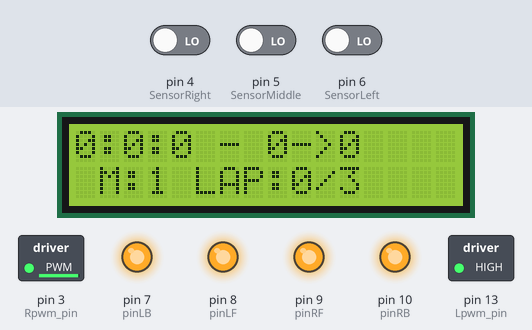
Bench run of a sketch on a simulated Arduino Uno, built with avr-gcc and run on an emulated ATmega328P. On the bench: 16×2 character LCD, switched loads named in the sketch (green lamp = pin HIGH), output pins drawn as LEDs (lit = HIGH). Inputs (shaded band) come from the test bench; at power-on: pin 4 (SensorRight) LOW, pin 5 (SensorMiddle) LOW, pin 6 (SensorLeft) LOW. What the sketch prints to the serial monitor is not drawn.

Above: at 1.2 s.
1.3 s: pin 4 (SensorRight) driven HIGH
At 2.1 s:
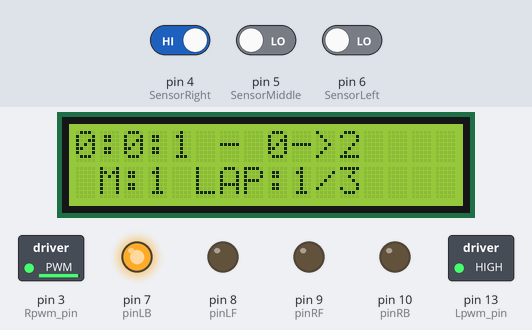
2.8 s: pin 5 (SensorMiddle) driven HIGH
At 3.2 s:
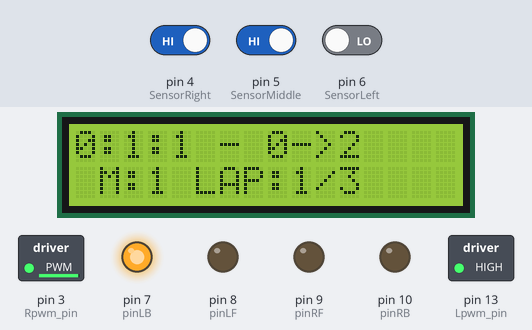
4.3 s: pin 6 (SensorLeft) driven HIGH
At 5.5 s:
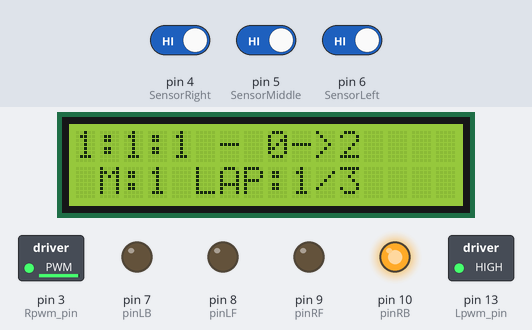
5.8 s: pin 4 (SensorRight) driven LOW
At 7.0 s:
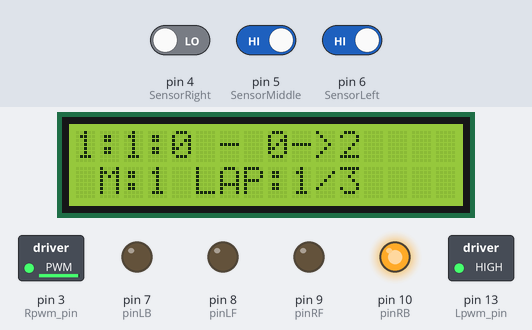
7.3 s: pin 5 (SensorMiddle) driven LOW
At 8.5 s:
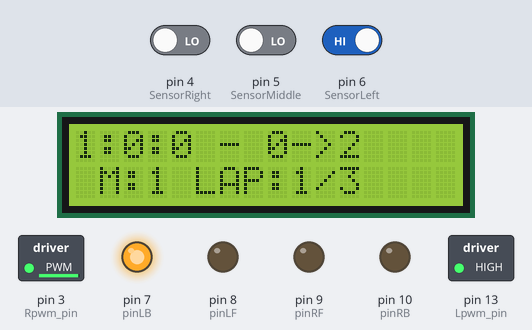
8.8 s: pin 6 (SensorLeft) driven LOW
At 9.5 s:
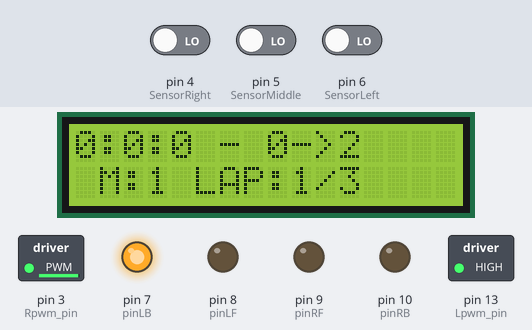
Timing chart, 0 to 11.3 s (numbered marks = the images above; inputs shaded):
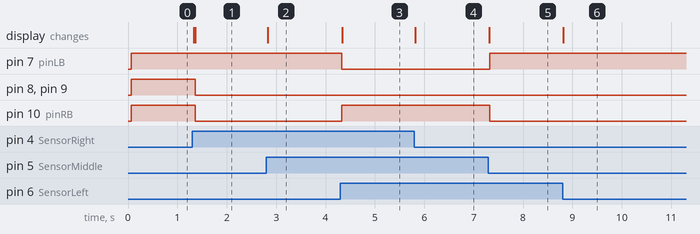

The sketch:

robot_left_rotate_90.ino
```cpp
#include <LiquidCrystal_I2C.h>
#include <Wire.h>

LiquidCrystal_I2C lcd(0x27,16,2);


#define SensorLeft    6    //input pin of left sensor
#define SensorMiddle  5    //input pin of middle sensor
#define SensorRight   4    //input pin of right sensor
#define Lpwm_pin      13   //pin of controlling speed---- ENA of motor driver board
#define Rpwm_pin      3    //pin of controlling speed---- ENA of motor driver board

int pinLB = 7;            //pin of controlling diversion----IN1 of motor driver board
int pinLF = 8;            //pin of controlling diversion----IN2 of motor driver board
int pinRB = 10;           //pin of controlling diversion----IN3 of motor driver board
int pinRF = 9;            //pin of controlling diversion----IN4 of motor driver board

unsigned char Lpwm_val = 130;   //the speed of left wheel at 180 in initialization
unsigned char Rpwm_val = 250;   //the speed of right wheel at 180 in initialization
int Car_state = 0;

unsigned char SL;
unsigned char SM;
unsigned char SR;

unsigned char old_left,old_middle,old_right;

char* raw = "L3-L2-L1-L1";
int MISSION[4] = {3,2,1,1};
int elasped_sensor = 0;
int elasped_lineout = 0;
int elasped_turn = 0;
int elasped_back = 0;

const int DELAY = 20;
const int DELAY_OUT_LINE = 80;
const int DELAY_ROTATE = 20;
const int DELAY_BACK = 40;
const int DELAY_TURN_LEFT = 950;

//const int DELAY = 0;
//const int DELAY_OUT_LINE = 25;
//const int DELAY_ROTATE = 8;
//const int DELAY_BACK = 10;
//const int DELAY_TURN_LEFT = 300;

byte IDIE = 0;
byte BACK = 1;
byte FORWARD = 2;
byte LEFT = 3;
byte RIGHT = 4;

byte SENSOR_STATE = IDIE;
byte SENSOR_LAST = IDIE;

int COUNT_SENSOR = 0;
int LOOP_STEP = 0;
bool tag_sensor = false;


long rotate_begin = 0;
void Sensor_Scan(void)
{
  SL = digitalRead(SensorLeft);
  SM = digitalRead(SensorMiddle);
  SR = digitalRead(SensorRight);

  lcd.setCursor(0,0);
  lcd.print((String)SL+":"+SM+":"+SR+" - "+SENSOR_LAST+"->"+SENSOR_STATE);
}


void setup()
{
  Serial.begin(9600);
  LCD1602_init();
  Sensor_IO_Config();
  M_Control_IO_config();        //motor controlling the initialization of IO
  Set_Speed(Lpwm_val,Rpwm_val); //setting initialization of speed
  stopp();
}

void LCD1602_init(void)
{
  lcd.init();
  lcd.backlight();
  lcd.clear();
}
void Sensor_IO_Config()
{
  pinMode(SensorLeft,INPUT);
  pinMode(SensorMiddle,INPUT);
  pinMode(SensorRight,INPUT);
}

void M_Control_IO_config(void)//initialized function of IO of motor driver
{
  pinMode(pinLB,OUTPUT); // pin 2--IN1 of motor driver board
  pinMode(pinLF,OUTPUT); // pin 4--IN2 of motor driver board
  pinMode(pinRB,OUTPUT); // pin 7--IN3 of motor driver board
  pinMode(pinRF,OUTPUT); // pin 8--IN4 of motor driver board
  pinMode(Lpwm_pin,OUTPUT); // pin 5  (PWM) --ENA of motor driver board
  pinMode(Rpwm_pin,OUTPUT); // pin 10 (PWM) --ENB of motor driver board
}

void Set_Speed(unsigned char Left,unsigned char Right)//setting function of speed
{
  analogWrite(Lpwm_pin,Left);
  analogWrite(Rpwm_pin,Right);
}
void advance()     // going forwards
{
   digitalWrite(pinRB,HIGH);  // making motor move towards right rear
   digitalWrite(pinRF,LOW);
   digitalWrite(pinLB,HIGH);  //  making motor move towards left rear
   digitalWrite(pinLF,LOW);
   Car_state = 1;
//   show_state();
}
void turnR()        //turning on the right(dual wheels)
    {
     digitalWrite(pinRB,HIGH);  //making motor move towards right rear
     digitalWrite(pinRF,LOW);
     digitalWrite(pinLB,LOW);
     digitalWrite(pinLF,HIGH);  //making motor move towards left front
     Car_state = 4;
//     show_state();
    }
void turnL()        //turning on the left(dual wheels)
    {
     digitalWrite(pinRB,LOW);
     digitalWrite(pinRF,HIGH);   //making motor move towards right front
     digitalWrite(pinLB,HIGH);   //making motor move towards left rear
     digitalWrite(pinLF,LOW);
     Car_state = 3;
//     show_state();
    }
void stopp()         //stop
    {
     digitalWrite(pinRB,HIGH);
     digitalWrite(pinRF,HIGH);
     digitalWrite(pinLB,HIGH);
     digitalWrite(pinLF,HIGH);
//     Car_state = 5;
//     show_state();
    }
void back()          //back
    {
     digitalWrite(pinRB,LOW);  //making motor move towards right rear
     digitalWrite(pinRF,HIGH);
     digitalWrite(pinLB,LOW);  //making motor move towards left rear
     digitalWrite(pinLF,HIGH);
     Car_state = 2;
//     show_state() ;
    }
void show_state(void)  //showing current state of the car
{
  lcd.setCursor(0, 1); //showing from second row
   switch(Car_state)
   {
     case 1:lcd.print(" Go  ");
     break;
     case 2:lcd.print("Back ");
     break;
     case 3:lcd.print("Left ");
     break;
     case 4:lcd.print("Right");
     break;
     case 5:lcd.print("Stop ");
     break;
     default:
     break;
   }
}
void leftside() {
  digitalWrite(pinRB,HIGH);
  digitalWrite(pinRF,LOW);
  digitalWrite(pinLB,LOW);
  digitalWrite(pinLF,LOW);
  Set_Speed(Lpwm_val, Rpwm_val);
  Car_state = 3;
//  show_state();
}

void rightside() {
  digitalWrite(pinRB,LOW);
  digitalWrite(pinRF,LOW);
  digitalWrite(pinLB,HIGH);
  digitalWrite(pinLF,LOW);
  Set_Speed(Lpwm_val,Rpwm_val);
  Car_state = 4;
//  show_state();
}

void saved_state() {
  old_middle = SM == HIGH;
  old_left = SL == HIGH;
  old_right = SR == HIGH;
}
void setSensorState(int state) {
  SENSOR_LAST = SENSOR_STATE;
  SENSOR_STATE = state;
}
int LAP = 0;

bool LOOP_TWO = false;
bool sensor_middle = false;
bool toggle_middle = false;
void loop()
{
  Sensor_Scan();

  int sensor_milis = millis();
  bool middle = SM == HIGH;
  bool left = SR == HIGH;
  bool right = SL == HIGH;

  if (sensor_milis - elasped_sensor > DELAY) {
    if (SENSOR_STATE == IDIE) {
      stopp();
      if (left || middle || right) setSensorState(FORWARD);
    } else if (SENSOR_STATE == LEFT) {
      Serial.println((String)"TURN LEFT -- SL:" +left + " SM:" + middle + " SR:" + right);
      long elasped_rotate = millis();
      if (rotate_begin == 0) rotate_begin = millis();
      if (elasped_rotate - rotate_begin <= DELAY_TURN_LEFT && !(middle && right & LOOP_TWO)) {
        turnR();
      } else {
        LOOP_TWO = false;
        COUNT_SENSOR = 0;
        rotate_begin = 0;
        setSensorState(FORWARD);
      }
    } else if (SENSOR_STATE == FORWARD) {
      if (!left && !middle && !right) {
        if (SENSOR_LAST == LEFT && old_right) {
          rightside();
        } else if (SENSOR_LAST == LEFT && old_left && COUNT_SENSOR == 1) {
          setSensorState(LEFT);
          COUNT_SENSOR = 0;
          LOOP_TWO = true;
        }
      } else if (!middle || !right) {
        Serial.println("forward.");
        rightside();
        saved_state();
      } else if (middle) {
        Serial.println("forward.");
        leftside();
        saved_state();
      } else {
        advance();
        saved_state();
      }

      if (left && !tag_sensor && !LOOP_TWO) {
        COUNT_SENSOR++;
        tag_sensor = true;
        if (COUNT_SENSOR == MISSION[LAP]) {
          setSensorState(LEFT);
          LAP++;
          if (sizeof(MISSION) / 2 <= LAP) LAP = 0;
        }
      }
      if (!left) tag_sensor = false;
    }
    lcd.setCursor(0, 1); //showing from second row
    lcd.print((String)" M:"+ (LAP+1) + " LAP:" + COUNT_SENSOR + "/" + MISSION[LAP]);
    elasped_sensor = millis();
  }
}
```

Measured:
- after the input at 1.3 s, pin 8 (pinLF), pin 9 (pinRF), pin 10 (pinRB): HIGH → LOW after 0.06 s; the display: first changes at once (image 1 shows a later state)
- after the input at 2.8 s, the display: changes at once (image 2)
- after the input at 4.3 s, pin 7 (pinLB): HIGH → LOW at once; pin 10 (pinRB): LOW → HIGH at once; the display: changes at once (image 3)
- after the input at 5.8 s, the display: changes at once (image 4)
- after the input at 7.3 s, pin 7 (pinLB): LOW → HIGH at once; pin 10 (pinRB): HIGH → LOW at once; the display: changes at once (image 5)
- after the input at 8.8 s, the display: changes at once (image 6)
